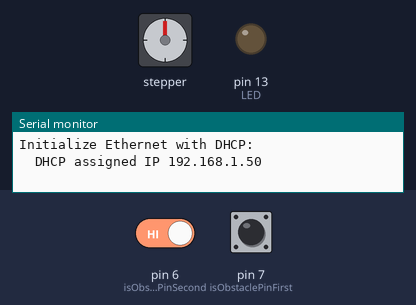
A sketch run on a simulated Arduino Uno, built with avr-gcc and run on an emulated ATmega328P. Shown: stepper motor, output pins drawn as LEDs (lit = HIGH), the last lines printed to the serial monitor. Wiring (inferred from the names in the program): stepper motor (2048 steps per turn assumed): coils pin 2, pin 3, pin 4, pin 5. The test bench sets the inputs (shaded band); at power-on: pin 7 (isObstaclePinFirst) HIGH, pin 6 (isObstaclePinSecond) HIGH. WiFi joins after 1.5 s; servers stay silent unless stated; pins used as bus, display or sensor lines are not drawn.

Above: at 3.7 s.
3.8 s: pin 7 (isObstaclePinFirst) driven LOW
At 4.8 s:
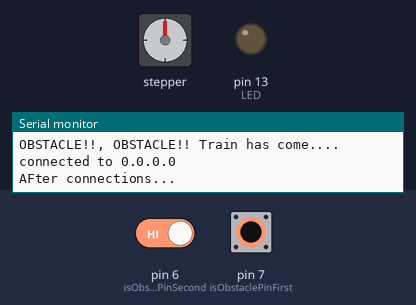
6.8 s: pin 6 (isObstaclePinSecond) driven LOW
9.8 s: pin 7 (isObstaclePinFirst) driven HIGH
At 10.7 s:
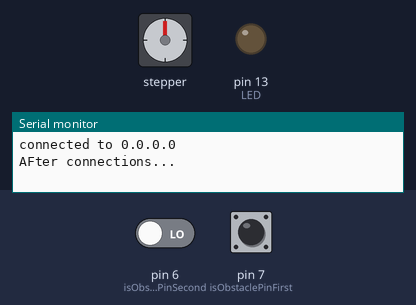
11.6 s: pin 7 (isObstaclePinFirst) pulsed LOW 2 times (0.12 s each, 0.3 s apart)
At 15.0 s:
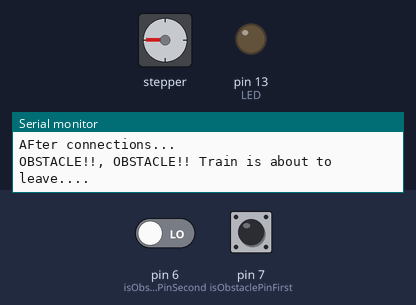
15.2 s: pin 6 (isObstaclePinSecond) driven HIGH and pin 7 (isObstaclePinFirst) driven LOW
Timing chart, 0 to 22.7 s (numbered marks = the images above; inputs shaded):
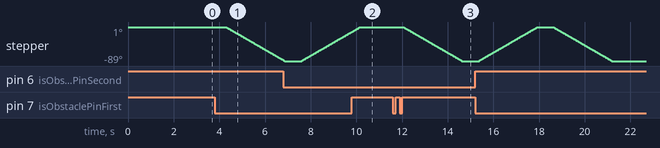

The sketch:

arduino_ir_motor.ino
```cpp
#include <SPI.h>
#include <Ethernet.h>

//Ethernet shield stuff
// Enter a MAC address for your controller below.
// Newer Ethernet shields have a MAC address printed on a sticker on the shield
byte mac[] = { 0xDE, 0xAD, 0xBE, 0xEF, 0xFE, 0xED };

// if you don't want to use DNS (and reduce your sketch size)
// use the numeric IP instead of the name for the server:
//IPAddress server(74,125,232,128);  // numeric IP for Google (no DNS)
char server[] = "thesethings.000webhostapp.com";    // name address for Google (using DNS)

// Set the static IP address to use if the DHCP fails to assign
IPAddress ip(192, 168, 0, 177);
IPAddress myDns(192, 168, 0, 1);

// Initialize the Ethernet client library
// with the IP address and port of the server
// that you want to connect to (port 80 is default for HTTP):
EthernetClient client;

// Variables to measure the speed
unsigned long beginMicros, endMicros;
unsigned long byteCount = 0;
bool printWebData = true;  // set to false for better speed measurement


//Motor definitions
#define IN1  2
#define IN2  3
#define IN3  4
#define IN4  5
int Steps = 1024; //4096 or 768
int reverseSteps = 1024;
int cstep = 0;
int isRotate = 0;
int acstep = 0;

//IR Sensor definitions
int LED = 13; // Use the onboard Uno LED

//This is for closing gate sensor (i.e. when train first passes)
int isObstaclePinFirst = 7;  // This is our input pin
int isObstacleFirst = HIGH;  // HIGH MEANS NO OBSTACLE

//This is for opening gate sensor (i.e. after train has passed)
int isObstaclePinSecond = 6;  // This is our input pin
int isObstacleSecond = HIGH;  // HIGH MEANS NO OBSTACLE

bool hasTrainCome = false;

void setup()
{
  Serial.begin(9600);

  //Motor setup
  pinMode(IN1, OUTPUT);
  pinMode(IN2, OUTPUT);
  pinMode(IN3, OUTPUT);
  pinMode(IN4, OUTPUT);

  //IR sensor setup
  pinMode(LED, OUTPUT);
  pinMode(isObstaclePinFirst, INPUT);
  pinMode(isObstaclePinSecond, INPUT);

  //Ethernet shield setup
  // start the Ethernet connection:
  Serial.println("Initialize Ethernet with DHCP:");
  if (Ethernet.begin(mac) == 0) {
    Serial.println("Failed to configure Ethernet using DHCP");
    // Check for Ethernet hardware present
    if (Ethernet.hardwareStatus() == EthernetNoHardware) {
      Serial.println("Ethernet shield was not found.  Sorry, can't run without hardware. :(");
      while (true) {
        delay(1); // do nothing, no point running without Ethernet hardware
      }
    }
    if (Ethernet.linkStatus() == LinkOFF) {
      Serial.println("Ethernet cable is not connected.");
    }
    // try to congifure using IP address instead of DHCP:
    Ethernet.begin(mac, ip, myDns);
  } else {
    Serial.print("  DHCP assigned IP ");
    Serial.println(Ethernet.localIP());
  }
  // give the Ethernet shield a second to initialize:
  delay(1000);
}

void loop()
{

  //Check if obstacle is detected. If yes, spin motor in some direction.
  if(!hasTrainCome) {
    isObstacleFirst = digitalRead(isObstaclePinFirst);
    if (isObstacleFirst == LOW)
    {
      Serial.println("OBSTACLE!!, OBSTACLE!! Train has come....");
      hasTrainCome = true;

      //Send ON status to firebase database
      sendDataToFirebase(true);

      //digitalWrite(LED, HIGH);
      //Now spin motor (close the gate)..
      for(int x=0;x<Steps;x++)
      {
        step1();
        //delay(1);
        delayMicroseconds(2500);
      }
      //Serial.println("Boom!!");
      delay(100);


    }
    else
    {
      //Serial.println("clear");
      digitalWrite(LED, LOW);
    }

    delay(200);
  }


  //Now if hasTrainCome flag is true, that means train has arrived and we have to check the second sensor.
  if(hasTrainCome) {
    isObstacleSecond = digitalRead(isObstaclePinSecond);
    if (isObstacleSecond == LOW)
    {
      Serial.println("OBSTACLE!!, OBSTACLE!! Train is about to leave....");

      //Send OFF status to firebase database
      sendDataToFirebase(false);

      //digitalWrite(LED, HIGH);
      //Now spin the motor in opposite direction (open the gate)..
      for(int x=0;x<reverseSteps;x++)
      {
        stepReverse();
        //delay(1);
        delayMicroseconds(2500);
      }
      //Serial.println("Boom parat!!");
      delay(100);

      hasTrainCome = false;

    }
    else
    {
      //Serial.println("clear");
      digitalWrite(LED, LOW);
    }

    delay(200);
  }

}


//Method to communciate with Firebase
void sendDataToFirebase(bool trainStatus){

  // if you get a connection, report back via serial:
  if (client.connect(server, 80)) {
    Serial.print("connected to ");
    Serial.println(client.remoteIP());
    // Make a HTTP request:
    //client.println("GET /firebaseTest.php?crop_name=off HTTP/1.1");
    client.print("GET /firebaseTest.php?");

    if(trainStatus) {
      //Send ON
      client.print("crop_name=on");
    }
    if(!trainStatus) {
      client.print("crop_name=off");
    }
    //client.print(trainStatus);
    client.println(" HTTP/1.1");
    client.println("Host: thesethings.000webhostapp.com");
    client.println("Connection: close");
    client.println();

    Serial.println("AFter connections...");

  } else {
    // if you didn't get a connection to the server:
    Serial.println("connection failed");
  }
  //beginMicros = micros();
  delay(200);
}

void step1()
{
  //stepp
  switch(cstep)
  {
   case 0:
     digitalWrite(IN1, LOW);
     digitalWrite(IN2, LOW);
     digitalWrite(IN3, LOW);
     digitalWrite(IN4, HIGH);
   break;
   case 1:
     digitalWrite(IN1, LOW);
     digitalWrite(IN2, LOW);
     digitalWrite(IN3, HIGH);
     digitalWrite(IN4, HIGH);
   break;
   case 2:
     digitalWrite(IN1, LOW);
     digitalWrite(IN2, LOW);
     digitalWrite(IN3, HIGH);
     digitalWrite(IN4, LOW);
   break;
   case 3:
     digitalWrite(IN1, LOW);
     digitalWrite(IN2, HIGH);
     digitalWrite(IN3, HIGH);
     digitalWrite(IN4, LOW);
   break;
   case 4:
     digitalWrite(IN1, LOW);
     digitalWrite(IN2, HIGH);
     digitalWrite(IN3, LOW);
     digitalWrite(IN4, LOW);
   break;
   case 5:
     digitalWrite(IN1, HIGH);
     digitalWrite(IN2, HIGH);
     digitalWrite(IN3, LOW);
     digitalWrite(IN4, LOW);
   break;
     case 6:
     digitalWrite(IN1, HIGH);
     digitalWrite(IN2, LOW);
     digitalWrite(IN3, LOW);
     digitalWrite(IN4, LOW);
   break;
   case 7:
     digitalWrite(IN1, HIGH);
     digitalWrite(IN2, LOW);
     digitalWrite(IN3, LOW);
     digitalWrite(IN4, HIGH);
   break;
   default:
     digitalWrite(IN1, LOW);
     digitalWrite(IN2, LOW);
     digitalWrite(IN3, LOW);
     digitalWrite(IN4, LOW);
   break;
  }

   cstep=cstep+1;
   if(cstep==8)
     {cstep=0;}
}


//Ata Reverse firnar...
void stepReverse()
{
  //stepp
  switch(acstep)
  {
   case 0:
     digitalWrite(IN4, LOW);
     digitalWrite(IN3, LOW);
     digitalWrite(IN2, LOW);
     digitalWrite(IN1, HIGH);
   break;
   case 1:
     digitalWrite(IN4, LOW);
     digitalWrite(IN3, LOW);
     digitalWrite(IN2, HIGH);
     digitalWrite(IN1, HIGH);
   break;
   case 2:
     digitalWrite(IN4, LOW);
     digitalWrite(IN3, LOW);
     digitalWrite(IN2, HIGH);
     digitalWrite(IN1, LOW);
   break;
   case 3:
     digitalWrite(IN4, LOW);
     digitalWrite(IN3, HIGH);
     digitalWrite(IN2, HIGH);
     digitalWrite(IN1, LOW);
   break;
   case 4:
     digitalWrite(IN4, LOW);
     digitalWrite(IN3, HIGH);
     digitalWrite(IN2, LOW);
     digitalWrite(IN1, LOW);
   break;
   case 5:
     digitalWrite(IN4, HIGH);
     digitalWrite(IN3, HIGH);
     digitalWrite(IN2, LOW);
     digitalWrite(IN1, LOW);
   break;
     case 6:
     digitalWrite(IN4, HIGH);
     digitalWrite(IN3, LOW);
     digitalWrite(IN2, LOW);
     digitalWrite(IN1, LOW);
   break;
   case 7:
     digitalWrite(IN4, HIGH);
     digitalWrite(IN3, LOW);
     digitalWrite(IN2, LOW);
     digitalWrite(IN1, HIGH);
   break;
   default:
     digitalWrite(IN4, LOW);
     digitalWrite(IN3, LOW);
     digitalWrite(IN2, LOW);
     digitalWrite(IN1, LOW);
   break;
  }

   acstep=acstep+1;
   if(acstep==8)
     {acstep=0;}
}
```

Measured:
- after the input at 3.8 s, stepper: keeps turning counter-clockwise at about 35°/s, starting after 0.53 s
- after the input at 9.8 s, stepper: goes on until 10.1 s, then stays 0°
- after the input at 11.6 s, stepper: turns 89° counter-clockwise in 2.5 s, starting after 0.50 s
